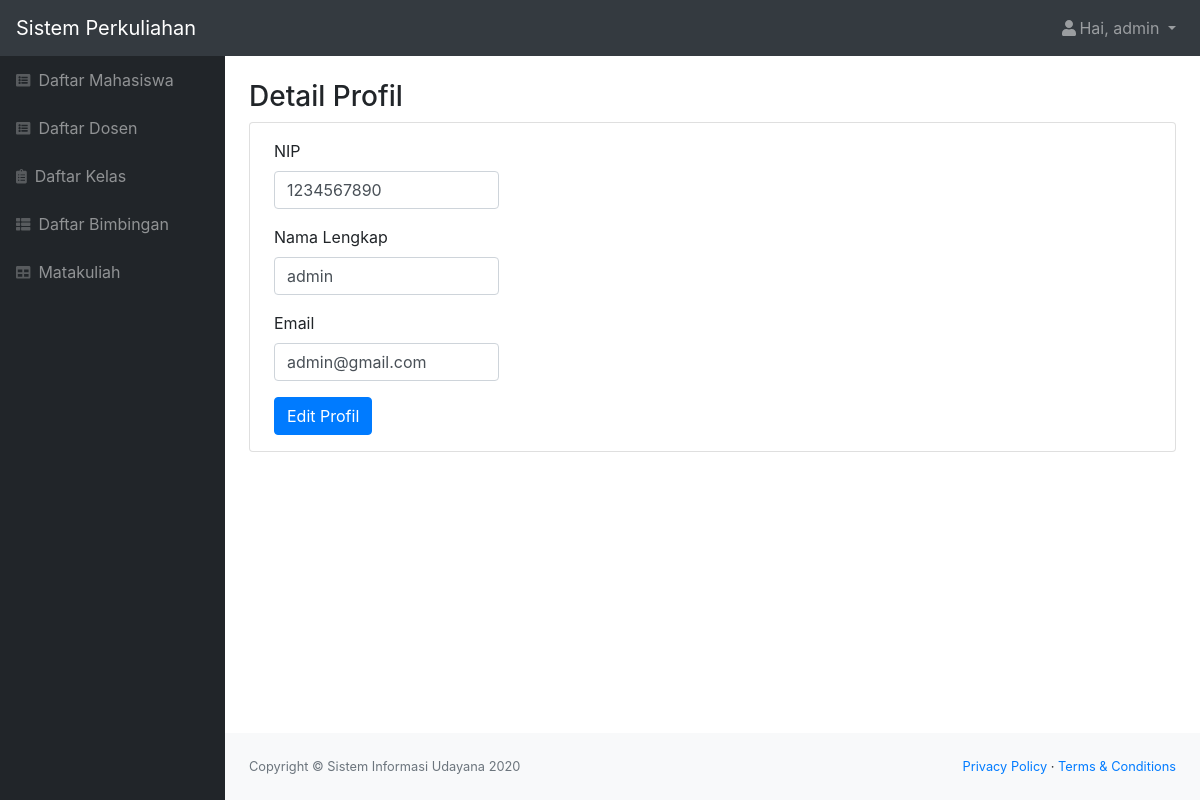
/profilAdmin.php (signed in), run on the app's committed database.
### tables this page shows
CREATE TABLE `adminsimak` (
  `id_admin` int(11) NOT NULL,
  `role` char(1) NOT NULL,
  `nip` char(10) NOT NULL,
  `nama` varchar(50) NOT NULL,
  `email` varchar(50) NOT NULL,
  `alamat` varchar(50) NOT NULL,
  `tgl_lahir` date NOT NULL,
  `password` varchar(300) NOT NULL
);

### profilAdmin.php (the view, shortened to what this page needs)
<?php
    include "function.php";
    $nama = $_SESSION['nama'];
    $role = $_SESSION['role'];
    $id = $_SESSION['id'];
    $queryUser = mysqli_query($koneksi, "SELECT * FROM adminsimak WHERE id_admin = '$id'");
    $user = mysqli_fetch_assoc($queryUser);
?>
<!DOCTYPE html>
<html lang="en">
    <head>
        <link href="styles.css" rel="stylesheet" />
        <link href="https://cdn.datatables.net/1.10.20/css/dataTables.bootstrap4.min.css" rel="stylesheet" />
    </head>
    <body class="sb-nav-fixed">
        <nav class="sb-topnav navbar navbar-expand navbar-dark bg-dark">
            <a class="navbar-brand" href="index.html">Sistem Perkuliahan</a>
            <ul class="navbar-nav ml-auto">
                <li class="nav-item dropdown">
                    <a class="nav-link dropdown-toggle" id="userDropdown" href="#" role="button" data-toggle="dropdown" aria-haspopup="true" aria-expanded="false"><i class="fas fa-user fa-fw"></i>Hai, <?= $nama; ?> </a>
                </li>
            </ul>
        </nav>
        <div id="layoutSidenav">
            <div id="layoutSidenav_nav">
                <nav class="sb-sidenav accordion sb-sidenav-dark" id="sidenavAccordion">
                    <div class="sb-sidenav-menu">
                        <div class="nav">
                            <a class="nav-link" href="mhs.php"
                                ><div class="sb-nav-link-icon"><i class="fas fa-list-alt"></i></div>
                                Daftar Mahasiswa</a
                            >
                            <a class="nav-link" href="dosen.php"
                                ><div class="sb-nav-link-icon"><i class="fas fa-list-alt"></i></div>
                                Daftar Dosen</a
                            >
                            <a class="nav-link" href="kelas.php"
                                ><div class="sb-nav-link-icon"><i class="fas fa-clipboard-list"></i></div>
                                Daftar Kelas</a
                            >
                            <a class="nav-link" href="bimbingan.php"
                                ><div class="sb-nav-link-icon"><i class="fas fa-th-list"></i></div>
                                Daftar Bimbingan</a
                            >
                            <?php if($role == "0") { ?>
                            <a class="nav-link" href="matkul.php"
                                ><div class="sb-nav-link-icon"><i class="fas fa-table"></i></div>
                                Matakuliah</a>
                            <?php } ?>
                        </div>
                    </div>
                </nav>
            </div>
            <div id="layoutSidenav_content">
                <main>
                    <div class="container-fluid">
                        <h3 class="mt-4">Detail Profil</h3>
                        <div class="card mb-4">
                            <form action="function.php?act=editAdmin&id_admin=<?= $user['id_admin']; ?>" id="edit" method="POST" >
                                <div class="form-group ml-4 py-3 mb-0">
                                    <label for="nip">NIP</label>
                                    <input type="text" class="form-control col-sm-3" id="nip" name="nip" value="<?= $user['nip']; ?>" >
                                </div>
                                <div class="form-group ml-4">
                                    <label for="nama">Nama Lengkap</label>
                                    <input type="text" class="form-control col-sm-3" id="nama" name="nama" value="<?= $user['nama']; ?>">
                                </div>
                                <div class="form-group ml-4">
                                    <label for="email">Email</label>
                                    <input type="text" class="form-control col-sm-3" id="email" name="email" value="<?= $user['email']; ?>">
                                </div>
                                <input type="submit" name="edit_btn" id="edit" class="btn btn-primary ml-4 mb-3" value="Edit Profil">
                            </form>
                        </div>
                    </div>
                </main>
                <footer class="py-4 bg-light mt-auto">
                    <div class="container-fluid">
                        <div class="d-flex align-items-center justify-content-between small">
                            <div class="text-muted">Copyright &copy; Sistem Informasi Udayana 2020</div>
                            <div>
                                <a href="#">Privacy Policy</a>
                                &middot;
                                <a href="#">Terms &amp; Conditions</a>
                            </div>
                        </div>
                    </div>
                </footer>
            </div>
        </div>
    </body>
</html>

### data on the page
adminsimak: nip "1234567890", nama "admin", email "admin@gmail.com"

### other printed values
$nama "admin"
